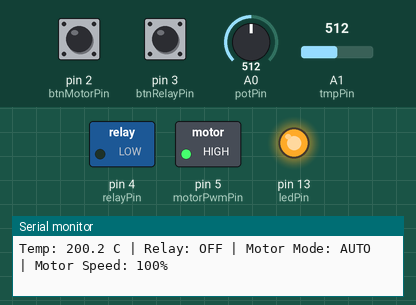
The sketch below on a simulated Arduino Uno, built with avr-gcc and run on an emulated ATmega328P. On the bench: switched loads named in the sketch (green lamp = pin HIGH), output pins drawn as LEDs (lit = HIGH), the last lines printed to the serial monitor. The inputs (shaded band) are chosen by the test bench; at power-on: pin 2 (btnMotorPin) HIGH, pin 3 (btnRelayPin) HIGH, A0 (potPin) = 512, A1 (tmpPin) = 512.

Above: at 1.2 s.
1.3 s: pin 2 (btnMotorPin) pulled LOW for 0.15 s
At 2.2 s:
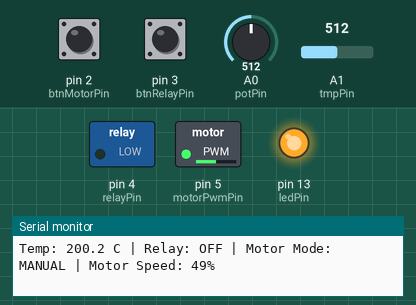
2.9 s: pin 3 (btnRelayPin) pulled LOW for 0.15 s
At 3.3 s:
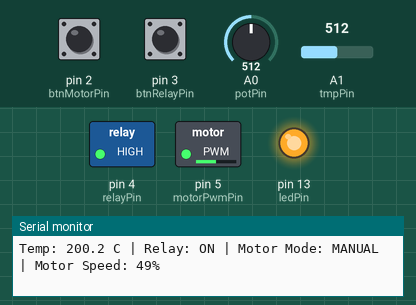
4.5 s: A0 (potPin) set to 716
At 5.1 s:
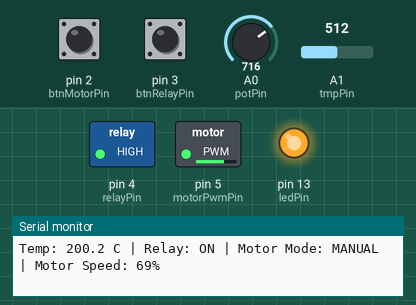
6.0 s: pin 2 (btnMotorPin) pulled LOW for 1 s
At 6.9 s:
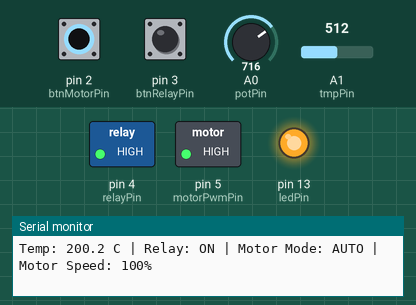
8.5 s: A1 (tmpPin) set to 122
At 9.4 s:
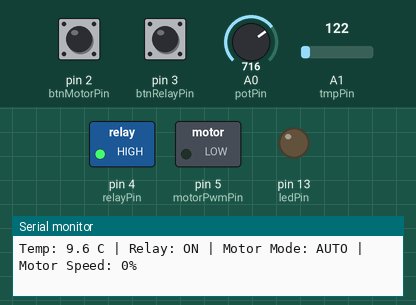
10.0 s: pin 3 (btnRelayPin) pulled LOW for 1 s
At 11.2 s:
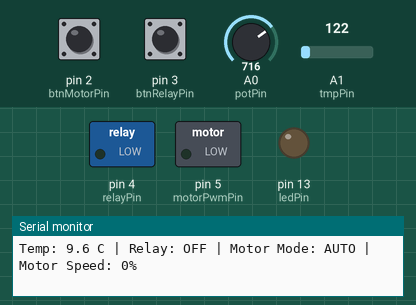
Timing chart, 0 to 13.0 s (numbered marks = the images above; inputs shaded):
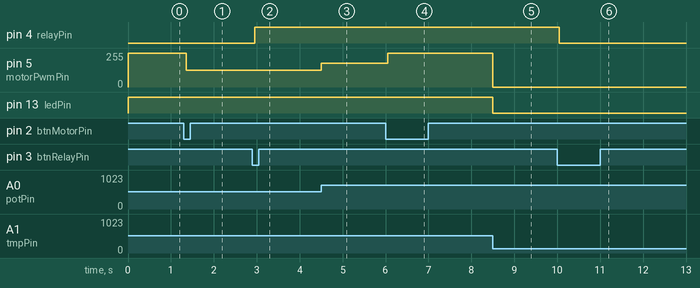

The sketch:

day-07.ino
```cpp
/*
 * Tinkercad Verified Code - Havilah Day 22
 */

const int btnMotorPin = 2;  // Pushbutton 1
const int btnRelayPin = 3;  // Pushbutton 2
const int relayPin    = 4;  // Relay Drive Pin
const int motorPwmPin = 5;  // Motor PWM Pin
const int ledPin      = 13; // Status LED
const int potPin      = A0; // Potentiometer
const int tmpPin      = A1; // TMP36 Sensor

bool motorState = false;
bool relayState = false;

bool lastBtn1State = HIGH;
unsigned long lastDebounceTime1 = 0;

bool lastBtn2State = HIGH;
unsigned long lastDebounceTime2 = 0;

const unsigned long debounceDelay = 50;
unsigned long lastPrintTime = 0;

void setup() {
  Serial.begin(9600);

  pinMode(btnMotorPin, INPUT_PULLUP);
  pinMode(btnRelayPin, INPUT_PULLUP);
  pinMode(relayPin, OUTPUT);
  pinMode(motorPwmPin, OUTPUT);
  pinMode(ledPin, OUTPUT);

  digitalWrite(relayPin, LOW);
  analogWrite(motorPwmPin, 0);
  digitalWrite(ledPin, LOW);
}

void loop() {
  unsigned long currentMillis = millis();

  // 1. Button 1 (Motor Toggle)
  bool readBtn1 = digitalRead(btnMotorPin);
  if (readBtn1 != lastBtn1State) {
    lastDebounceTime1 = currentMillis;
  }
  if ((currentMillis - lastDebounceTime1) > debounceDelay) {
    static bool debouncedBtn1 = HIGH;
    if (readBtn1 == LOW && debouncedBtn1 == HIGH) {
      motorState = !motorState;
    }
    debouncedBtn1 = readBtn1;
  }
  lastBtn1State = readBtn1;

  // 2. Button 2 (Relay Toggle)
  bool readBtn2 = digitalRead(btnRelayPin);
  if (readBtn2 != lastBtn2State) {
    lastDebounceTime2 = currentMillis;
  }
  if ((currentMillis - lastDebounceTime2) > debounceDelay) {
    static bool debouncedBtn2 = HIGH;
    if (readBtn2 == LOW && debouncedBtn2 == HIGH) {
      relayState = !relayState;
      digitalWrite(relayPin, relayState ? HIGH : LOW);
    }
    debouncedBtn2 = readBtn2;
  }
  lastBtn2State = readBtn2;

  // 3. Sensor Readings
  int potValue = analogRead(potPin);
  int manualPwm = map(potValue, 0, 1023, 0, 255);

  int rawTmp = analogRead(tmpPin);
  float voltage = rawTmp * (5.0 / 1023.0);
  float tempC = (voltage - 0.5) * 100.0;

  int autoPwm = 0;
  if (tempC < 25.0) {
    autoPwm = 0;
  } else if (tempC >= 35.0) {
    autoPwm = 255;
  } else {
    autoPwm = map((int)(tempC * 10), 250, 350, 0, 255);
    autoPwm = constrain(autoPwm, 0, 255);
  }

  // 4. Drive Motor
  int finalPwm = motorState ? manualPwm : autoPwm;
  analogWrite(motorPwmPin, finalPwm);
  digitalWrite(ledPin, (finalPwm > 0) ? HIGH : LOW);

  // 5. Serial Logging
  if (currentMillis - lastPrintTime >= 500) {
    lastPrintTime = currentMillis;
    int speedPercent = map(finalPwm, 0, 255, 0, 100);

    Serial.print("Temp: ");
    Serial.print(tempC, 1);
    Serial.print(" C | Relay: ");
    Serial.print(relayState ? "ON" : "OFF");
    Serial.print(" | Motor Mode: ");
    Serial.print(motorState ? "MANUAL" : "AUTO");
    Serial.print(" | Motor Speed: ");
    Serial.print(speedPercent);
    Serial.println("%");
  }
}
```

Measured:
- after the input at 1.3 s, pin 5 (motorPwmPin): 255/255 → 127/255 after 0.05 s
- after the input at 2.9 s, pin 4 (relayPin): LOW → HIGH after 0.05 s
- after the input at 4.5 s, pin 5 (motorPwmPin): 127/255 → 178/255 at once
- after the input at 6.0 s, pin 5 (motorPwmPin): 178/255 → 255/255 after 0.05 s
- after the input at 8.5 s, pin 5 (motorPwmPin): 255/255 → 0/255 at once; pin 13 (ledPin): HIGH → LOW at once
- after the input at 10.0 s, pin 4 (relayPin): HIGH → LOW after 0.05 s
